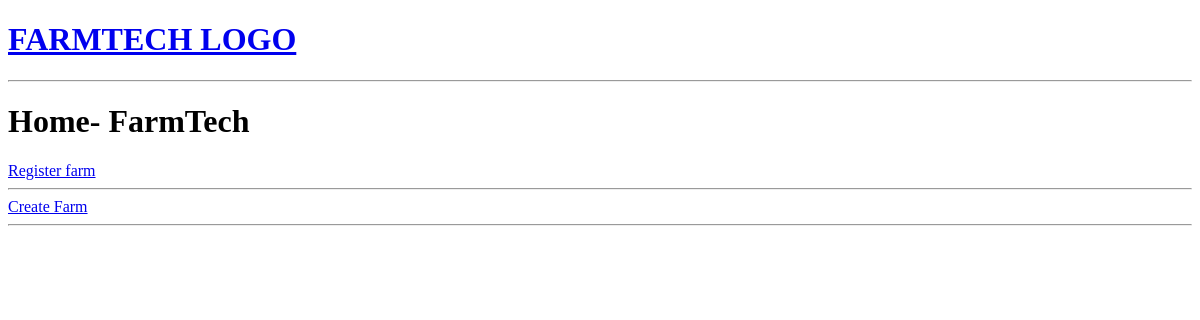
Before: / with the older database file.
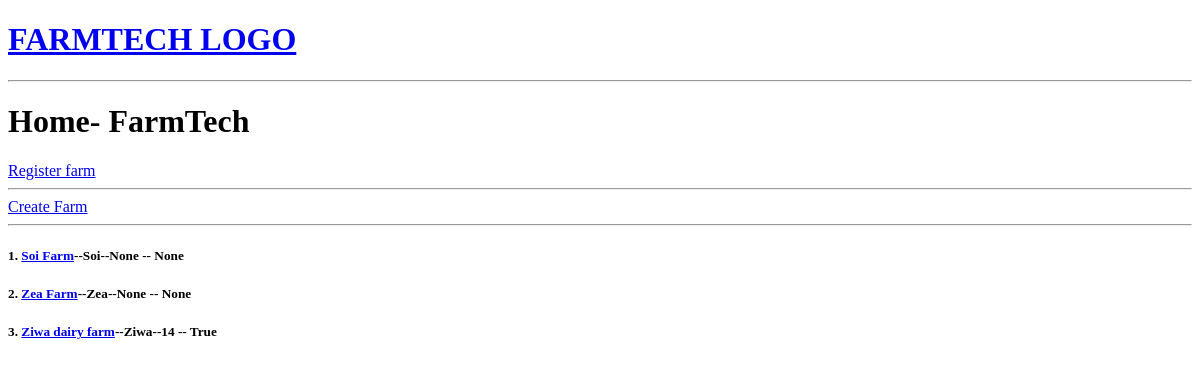
After: the same page with the newer database file.
### base_farm/models.py (models this page shows, shortened)
class Farm(models.Model):
    name = models.CharField(max_length=200)
    description = models.TextField(null=True, blank=True)
    size = models.BigIntegerField(null=True)
    location = models.CharField(max_length=200)
    is_mine = models.BooleanField(null=True, blank=True)
    updated = models.DateTimeField(auto_now=True)
    created = models.DateTimeField(auto_now_add=True)

### base_farm/views.py (the view)
# urls.py: path('', views.home, name="home"),
def home(request):
    farms = Farm.objects.all()
    context = {'farms': farms}
    return render(request, 'base_farm/home.html', context)

### base_farm/templates/base_farm/home.html
{% extends 'main.html' %}
{% block content %}
<h1>Home- FarmTech</h1>
<div>
    <a href="{% url 'farm-register' %}">Register farm</a>
    <hr>
    <a href="{% url 'create-farm' %}">Create Farm</a>
    <hr>
    <div>
        {% for farm in farms %}
        <div>
            <h5>{{ farm.id }}. <a href="{% url 'farm' farm.id %}">{{ farm.name }}</a>--{{ farm.location }}--{{ farm.size }} -- {{ farm.is_mine }}</h5>
        </div>
        {% endfor %}
    </div>
</div>
{% endblock %}

### templates/main.html (shortened to what this page needs)
<!DOCTYPE html>
<head>
</head>
<body>
    {% include 'navbar.html' %}
    {% block content  %}
    {% endblock  %}
</body>
</html>

### templates/navbar.html
<a href="/">
    <h1>FARMTECH LOGO</h1>
</a>
<hr>

Changed rows visible on the page:
added Farm: id "1", name "Soi Farm", location "Soi", size "None", is_mine "None"
added Farm: id "2", name "Zea Farm", location "Zea", size "None", is_mine "None"
added Farm: id "3", name "Ziwa dairy farm", location "Ziwa", size "14", is_mine "True"
